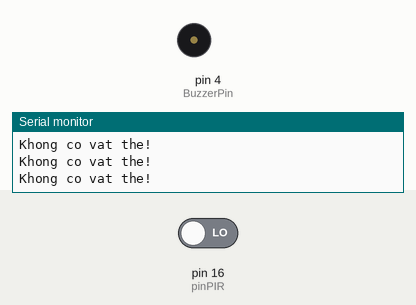
The sketch below on a simulated Arduino Uno, built with avr-gcc and run on an emulated ATmega328P. Shown: buzzer (waves = sounding), the last lines printed to the serial monitor. The test bench sets the inputs (shaded band); at power-on: pin 16 (pinPIR) LOW.

Above: at 2.8 s.
2.9 s: pin 16 (pinPIR) driven HIGH
At 4.2 s:
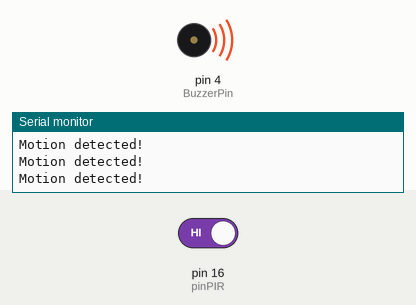
Timing chart, 0 to 10.5 s (numbered marks = the images above; inputs shaded):
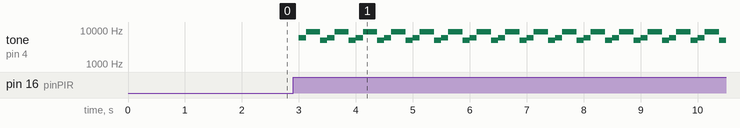

The sketch:

PIR_Buzzer.ino
```cpp
#define BuzzerPin 4
#define pinPIR 16 // chon ngo tin hieu vao cho PIR
int val = 0;
void setup() {
  Serial.begin(9600);
  pinMode(BuzzerPin, OUTPUT);
}

void loop() {
  val = digitalRead(pinPIR);
  if (val == HIGH) // Neu gia gia tri o muc cao (1)
    {
      Serial.println("Motion detected!");
      Buzzer_PIP();
      return;
    }
  Serial.println("Khong co vat the!");
  delay(1000);
}

void Buzzer_PIP() {
  tone(BuzzerPin, 6000, 250);
  delay(125);
  tone(BuzzerPin, 9000, 250);
  delay(250);
  tone(BuzzerPin, 5000, 250);
  delay(125);
}
```

Measured:
- after the input at 2.9 s, tone on pin 4 (BuzzerPin): silent → 6000 Hz after 0.10 s, then repeats every 0.50 s: 9000 Hz 0.25 s, 5000 Hz 0.13 s, 6000 Hz 0.13 s
